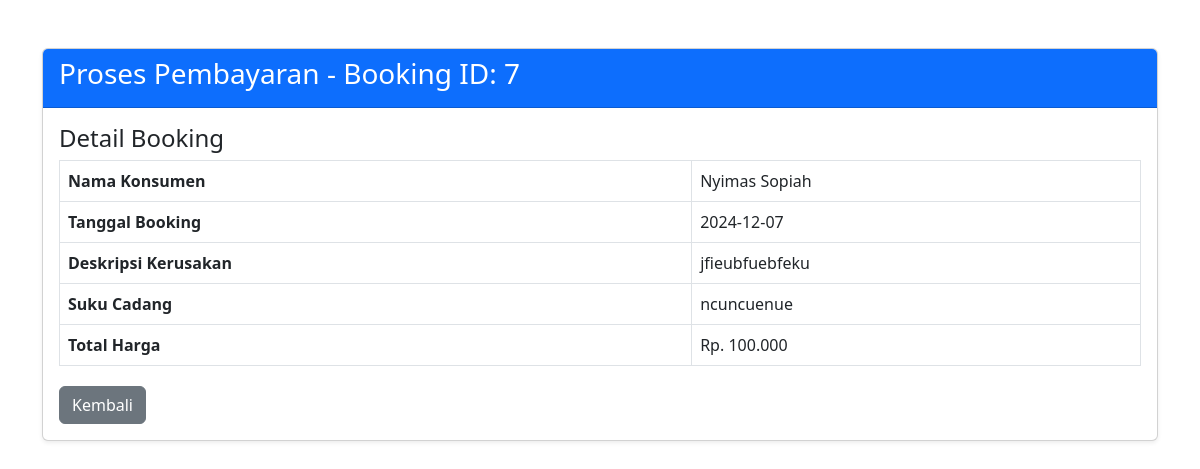
Screenshot of /pembayaran.php?booking_id=7 with the database file from the repository.
### tables this page shows
CREATE TABLE `bookings` (
  `id` int(11) NOT NULL,
  `user_id` int(11) NOT NULL,
  `booking_date` date NOT NULL,
  `booking_time` time NOT NULL,
  `motor_brand` varchar(50) NOT NULL,
  `motor_type` varchar(50) NOT NULL,
  `motor_year` year(4) NOT NULL,
  `service_package` varchar(100) NOT NULL,
  `status` enum('Pending','Selesai','Dibatalkan') DEFAULT 'Pending',
  `created_at` timestamp NOT NULL DEFAULT current_timestamp(),
  `kerusakan` text DEFAULT NULL,
  `suku_cadang` text DEFAULT NULL,
  `harga_total` decimal(10,2) DEFAULT NULL,
  `payment_method` varchar(50) DEFAULT 'Pending',
  `payment_status` varchar(50) DEFAULT 'Pending',
  `proof_payment` varchar(255) DEFAULT NULL,
  `cost` decimal(10,2) NOT NULL DEFAULT 0.00
);

CREATE TABLE `users` (
  `id` int(11) NOT NULL,
  `name` varchar(100) NOT NULL,
  `email` varchar(100) NOT NULL,
  `password` varchar(255) NOT NULL,
  `phone` varchar(20) NOT NULL,
  `address` text DEFAULT NULL,
  `role` enum('admin','user') DEFAULT 'user',
  `created_at` timestamp NOT NULL DEFAULT current_timestamp()
);

CREATE TABLE `nota` (
  `id` int(11) NOT NULL,
  `booking_id` int(11) NOT NULL,
  `kerusakan` text NOT NULL,
  `suku_cadang` text NOT NULL,
  `harga` decimal(10,2) NOT NULL,
  `created_at` timestamp NOT NULL DEFAULT current_timestamp()
);

### pembayaran.php (the view, shortened to what this page needs)
<?php
include('db.php');
if (isset($_GET['booking_id']) && is_numeric($_GET['booking_id'])) {
    $booking_id = $_GET['booking_id'];
    $query = "SELECT bookings.*, users.name AS customer_name, nota.*
              FROM bookings
              JOIN users ON bookings.user_id = users.id
              LEFT JOIN nota ON bookings.id = nota.booking_id
              WHERE bookings.id = ?";
    $stmt = $conn->prepare($query);
    $stmt->bind_param('i', $booking_id);
    $stmt->execute();
    $result = $stmt->get_result();
    if ($result->num_rows > 0) {
        $data = $result->fetch_assoc();
    } else {
        $error_message = "Booking tidak ditemukan.";
    }
} else {
    $error_message = "ID booking tidak valid.";
}
?>
<!DOCTYPE html>
<html lang="id">
<head>
    <link href="https://cdn.jsdelivr.net/npm/bootstrap@5.3.0-alpha1/dist/css/bootstrap.min.css" rel="stylesheet">
</head>
<body>
<div class="container mt-5">
    <div class="card shadow-sm">
        <div class="card-header bg-primary text-white">
            <h3 class="card-title">Proses Pembayaran - Booking ID: <?php echo $booking_id; ?></h3>
        </div>
        <div class="card-body">
            <?php if (isset($error_message)): ?>
                <div class="alert alert-danger">
                    <?php echo $error_message; ?>
                </div>
            <?php else: ?>
                <h4>Detail Booking</h4>
                <table class="table table-bordered table-striped">
                    <thead>
                        <tr>
                            <th>Nama Konsumen</th>
                            <td><?php echo htmlspecialchars($data['customer_name']); ?></td>
                        </tr>
                        <tr>
                            <th>Tanggal Booking</th>
                            <td><?php echo htmlspecialchars($data['booking_date']); ?></td>
                        </tr>
                        <tr>
                            <th>Deskripsi Kerusakan</th>
                            <td><?php echo htmlspecialchars($data['kerusakan']); ?></td>
                        </tr>
                        <tr>
                            <th>Suku Cadang</th>
                            <td>
                                <?php
                                $suku_cadang = isset($data['suku_cadang']) ? $data['suku_cadang'] : '';
                                if (!empty($suku_cadang)) {
                                    $suku_cadang_list = explode(',', $suku_cadang);
                                    foreach ($suku_cadang_list as $item) {
                                        echo htmlspecialchars(trim($item)) . "<br>";
                                    }
                                } else {
                                    echo "Tidak ada suku cadang.";
                                }
                                ?>
                            </td>
                        </tr>
                        <tr>
                            <th>Total Harga</th>
                            <td>Rp. <?php echo number_format($data['harga'], 0, ',', '.'); ?></td>
                        </tr>
                    </thead>
                </table>
                    <div class="btn-container">
                        <a href="dashboard.php" class="btn btn-secondary">Kembali</a>
                    </div>
            <?php endif; ?>
        </div>
    </div>
</div>
</body>
</html>

### pembayaran.php (style rules this page uses)
.card { margin-top: 30px; }
.btn-container { margin-top: 20px; }

### rows the page displays
bookings: user.name "Nyimas Sopiah", booking_date "2024-12-07", nota.kerusakan "jfieubfuebfeku", nota.suku_cadang "ncuncuenue", nota.harga "100.000"

### other values shown
$booking_id "7"
